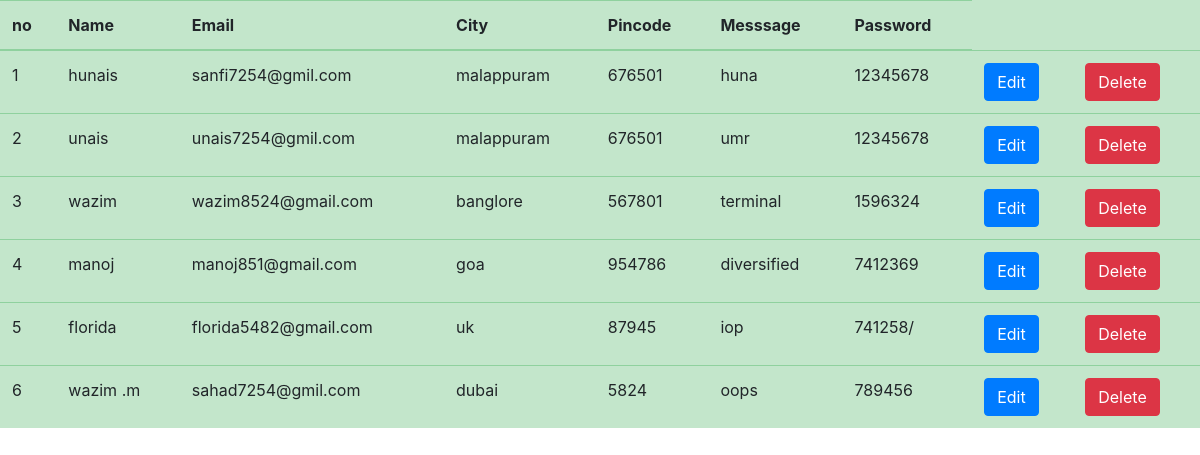
/retrieve, run on an earlier commit of the app's database.
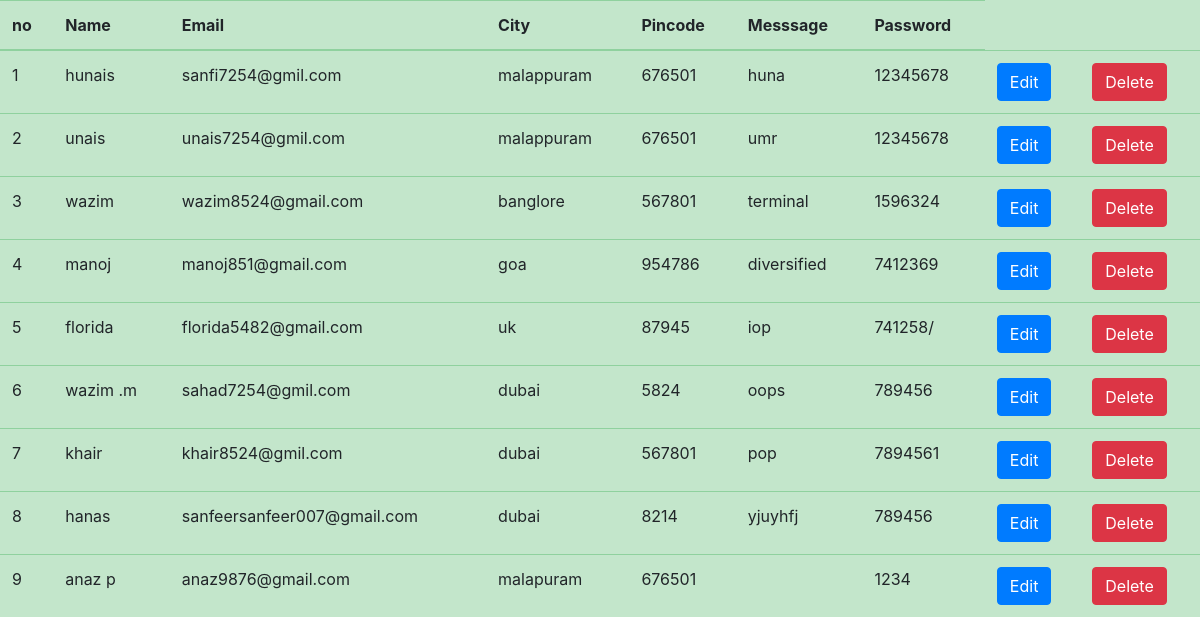
And on a later commit of the database.
### app2nd/models.py (models this page shows)
class UserDetails(models.Model):
    name = models.CharField(max_length=255)
    email = models.EmailField(max_length=255)
    city = models.CharField(max_length=100)
    pincode =models.CharField(max_length=10)
    message = models.TextField(max_length=400)
    password = models.CharField(max_length=10)

### app2nd/views.py (the view)
# urls.py: path("retrieve",retrieve),
def retrieve(request):
    details=UserDetails.objects.all()
    return render(request,'retrieve.html',{'details':details})

### app2nd/templates/retrieve.html
{% extends "index.html" %}
{% load static %}
{% block css %}
  <link rel="stylesheet" href="{% static 'retriev.css' %}">
{% endblock css %}
{% block content %}
  <div class="d-flex justify-content-center">
    <table class="table table-success">
        <thead>
            <tr>
              <th>no</th>
            <th>Name</th>
            <th>Email</th>
            <th>City</th>
            <th>Pincode</th>
            <th>Messsage</th>
            <th>Password</th>
        </tr>
        </thead>
        <tbody>
            {% for i in details  %}
              <tr>
                <td>{{forloop.counter}}</td>
                <td>{{i.name}} </td>
                <td>{{i.email}}</td>
                <td>{{i.city}}</td>
                <td>{{i.pincode}}</td>
                <td>{{i.message}}</td>
                <td>{{i.password}}</td>
                <td ><a href="{% url 'edit' i.id  %}" class="btn btn-primary"> Edit</a></td>
                <td><a href="{% url 'delete' i.id  %}" class="btn btn-danger">Delete</a></td>
            </tr>
            {% endfor %}
        </tbody>
    </table>
  </div>
{% endblock content %}

### app2nd/templates/index.html (shortened to what this page needs)
{% load static %}
<!DOCTYPE html>
<html lang="en">
<head>
    <link rel="stylesheet" href="{% static 'style2.css' %}">
    {% block css %}
    {% endblock css %}
    <link rel="stylesheet" href="https://cdn.jsdelivr.net/npm/bootstrap@4.6.2/dist/css/bootstrap.min.css">
</head>
<body>
  {% block content %}{% endblock content %}
</body>
</html>

### app2nd/static/style2.css (style rules this page uses)
.btn-primary { background-color: #007bff; border-color: #007bff; }

What changed in the data, as far as the page shows it:
added UserDetails: name "khair", email "khair8524@gmil.com", city "dubai", pincode "567801", message "pop", password "7894561"
added UserDetails: name "hanas", email "sanfeersanfeer007@gmail.com", city "dubai", pincode "8214", message "yjuyhfj", password "789456"
added UserDetails: name "anaz p", email "anaz9876@gmail.com", city "malapuram", pincode "676501", password "1234"
